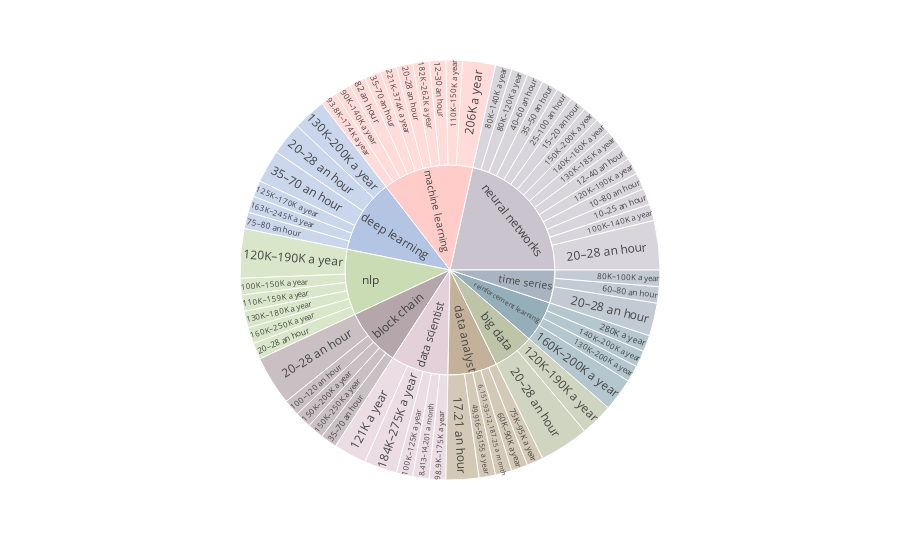

The code cell stored with this chart in its notebook:
### Markdown cell above
Salary

### Code cell
# new sunburst diagram that focuses on salary
location_sal = df.groupby(['detected_extensions.salary', 'file']).size().reset_index()
location_sal.columns = ['via', 'file', 'count']
location_sal = location_sal.sort_values('file')

fig = px.sunburst(location_sal, path=['file', 'via'], values='count',color_discrete_sequence=color)
fig.show()
fig.update_layout(title='Job Salary ')
fig.write_html('graph2.html')

### Figure 1 — Plotly figure (JSON) as saved in the notebook; plotly's stock layout.template omitted (floating-point values rounded to 4 significant figures)
{"data": [{"branchvalues": "total", "domain": {"x": [0, 1], "y": [0, 1]}, "hovertemplate": "labels=%{label}<br>count=%{value}<br>parent=%{parent}<br>id=%{id}<extra></extra>", "ids": ["data scientist/100K–125K a year", "neural networks/100K–140K a year", "nlp/100K–150K a year", "block chain/100–120 an hour", "neural networks/10–25 an hour", "neural networks/10–80 an hour", "machine learning/110K–150K a year", "nlp/110K–159K a year", "big data/120K–190K a year", "neural networks/120K–190K a year", "nlp/120K–190K a year", "data scientist/121K a year", "deep learning/125K–170K a year", "machine learning/12–30 an hour", "neural networks/12–40 an hour", "nlp/130K–180K a year", "neural networks/130K–185K a year", "deep learning/130K–200K a year", "reinforcement learning/130K–200K a year", "neural networks/140K–160K a year", "reinforcement learning/140K–200K a year", "block chain/150K–200K a year", "neural networks/150K–200K a year", "block chain/150K–250K a year", "neural networks/15–20 an hour", "reinforcement learning/160K–200K a year", "nlp/160K–250K a year", "deep learning/163K–245K a year", "data analyst/17.21 an hour", "machine learning/182K–262K a year", "data scientist/184K–275K a year", "machine learning/206K a year", "big data/20–28 an hour", "block chain/20–28 an hour", "deep learning/20–28 an hour", "machine learning/20–28 an hour", "neural networks/20–28 an hour", "nlp/20–28 an hour", "time series/20–28 an hour", "machine learning/221K–374K a year", "neural networks/25–100 an hour", "reinforcement learning/280K a year", "neural networks/35–50 an hour", "block chain/35–70 an hour", "deep learning/35–70 an hour", "machine learning/35–70 an hour", "neural networks/40–60 an hour", "data analyst/49,916–56,155 a year", "data analyst/6,151.93–12,187.25 a month", "data analyst/60K–90K a year", "time series/60–80 an hour", "data analyst/75K–95K a year", "deep learning/75–80 an hour", "data scientist/8,413–14,201 a month", "time series/80K–100K a year", "neural networks/80K–120K a year", "neural networks/80K–140K a year", "machine learning/82 an hour", "machine learning/90K–140K a year", "machine learning/93.8K–174K a year", "data scientist/98.9K–175K a year", "big data", "block chain", "data analyst", "data scientist", "deep learning", "machine learning", "neural networks", "nlp", "reinforcement learning", "time series"], "labels": ["100K–125K a year", "100K–140K a year", "100K–150K a year", "100–120 an hour", "10–25 an hour", "10–80 an hour", "110K–150K a year", "110K–159K a year", "120K–190K a year", "120K–190K a year", "120K–190K a year", "121K a year", "125K–170K a year", "12–30 an hour", "12–40 an hour", "130K–180K a year", "130K–185K a year", "130K–200K a year", "130K–200K a year", "140K–160K a year", "140K–200K a year", "150K–200K a year", "150K–200K a year", "150K–250K a year", "15–20 an hour", "160K–200K a year", "160K–250K a year", "163K–245K a year", "17.21 an hour", "182K–262K a year", "184K–275K a year", "206K a year", "20–28 an hour", "20–28 an hour", "20–28 an hour", "20–28 an hour", "20–28 an hour", "20–28 an hour", "20–28 an hour", "221K–374K a year", "25–100 an hour", "280K a year", "35–50 an hour", "35–70 an hour", "35–70 an hour", "35–70 an hour", "40–60 an hour", "49,916–56,155 a year", "6,151.93–12,187.25 a month", "60K–90K a year", "60–80 an hour", "75K–95K a year", "75–80 an hour", "8,413–14,201 a month", "80K–100K a year", "80K–120K a year", "80K–140K a year", "82 an hour", "90K–140K a year", "93.8K–174K a year", "98.9K–175K a year", "big data", "block chain", "data analyst", "data scientist", "deep learning", "machine learning", "neural networks", "nlp", "reinforcement learning", "time series"], "name": "", "parents": ["data scientist", "neural networks", "nlp", "block chain", "neural networks", "neural networks", "machine learning", "nlp", "big data", "neural networks", "nlp", "data scientist", "deep learning", "machine learning", "neural networks", "nlp", "neural networks", "deep learning", "reinforcement learning", "neural networks", "reinforcement learning", "block chain", "neural networks", "block chain", "neural networks", "reinforcement learning", "nlp", "deep learning", "data analyst", "machine learning", "data scientist", "machine learning", "big data", "block chain", "deep learning", "machine learning", "neural networks", "nlp", "time series", "machine learning", "neural networks", "reinforcement learning", "neural networks", "block chain", "deep learning", "machine learning", "neural networks", "data analyst", "data analyst", "data analyst", "time series", "data analyst", "deep learning", "data scientist", "time series", "neural networks", "neural networks", "machine learning", "machine learning", "machine learning", "data scientist", "", "", "", "", "", "", "", "", "", ""], "type": "sunburst", "values": [1, 1, 1, 1, 1, 1, 1, 1, 2, 1, 3, 2, 1, 1, 1, 1, 1, 2, 1, 1, 1, 1, 1, 1, 1, 2, 1, 1, 2, 1, 2, 2, 3, 3, 2, 1, 3, 1, 2, 1, 1, 1, 1, 1, 2, 1, 1, 1, 1, 1, 1, 1, 1, 1, 1, 1, 1, 1, 1, 1, 1, 5, 7, 6, 7, 9, 11, 17, 8, 5, 4]}], "layout": {"legend": {"tracegroupgap": 0}, "margin": {"t": 60}, "sunburstcolorway": ["#CAC4CE", "#FFCCC9", "#B4C5E4", "#C9DCB3", "#B4A6AB", "#E3D0D8", "#C3B299", "#BDC4A7", "#95AFBA", "#A9B4C2"]}}
